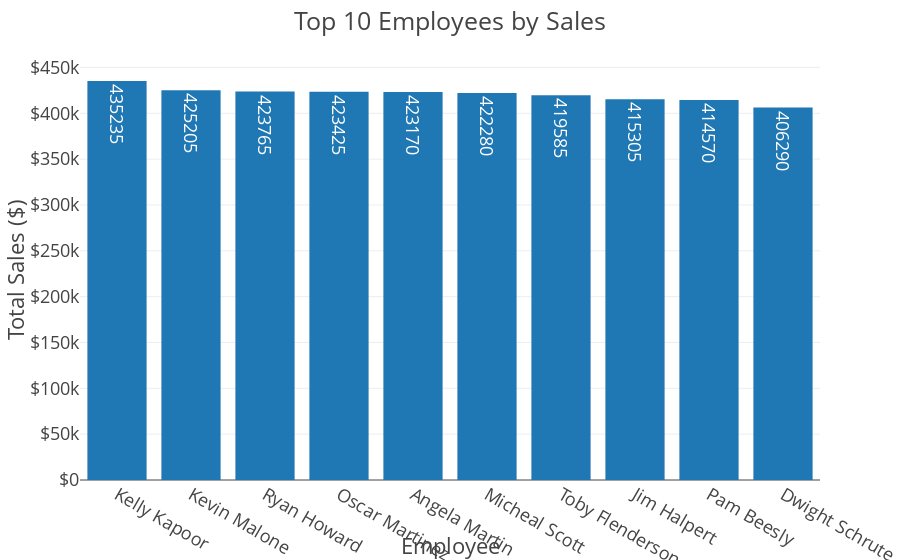

Write notebook code for a chart like this one.
### Code cell
# Create the Plotly figure
fig = px.bar(df, x='customer_name', y='total_sales', template=plotly_template, text='total_sales')

# Set the layout
fig.update_layout(title='Top 10 Employees by Sales', xaxis_title='Employee', yaxis_title='Total Sales ($)', yaxis_tickprefix='$')

# Show the plot
fig.show()

# Save the chart as a PNG image
fig.write_image(output_dir / 'employee_sales.png', width=1200, height=400, scale=4)

### Figure 1 — Plotly figure (JSON) as saved in the notebook; plotly's stock layout.template omitted (floating-point values rounded to 4 significant figures)
{"data": [{"alignmentgroup": "True", "hovertemplate": "customer_name=%{x}<br>total_sales=%{text}<extra></extra>", "legendgroup": "", "marker": {"color": "#1F77B4", "pattern": {"shape": ""}}, "name": "", "offsetgroup": "", "orientation": "v", "showlegend": false, "text": [435235, 425205, 423765, 423425, 423170, 422280, 419585, 415305, 414570, 406290], "textposition": "auto", "type": "bar", "x": ["Kelly Kapoor", "Kevin Malone", "Ryan Howard", "Oscar Martinez", "Angela Martin", "Micheal Scott", "Toby Flenderson", "Jim Halpert", "Pam Beesly", "Dwight Schrute"], "xaxis": "x", "y": [435235, 425205, 423765, 423425, 423170, 422280, 419585, 415305, 414570, 406290], "yaxis": "y"}], "layout": {"barmode": "relative", "legend": {"tracegroupgap": 0}, "margin": {"t": 60}, "title": {"text": "Top 10 Employees by Sales"}, "xaxis": {"anchor": "y", "domain": [0, 1], "title": {"text": "Employee"}}, "yaxis": {"anchor": "x", "domain": [0, 1], "tickprefix": "$", "title": {"text": "Total Sales ($)"}}}}
